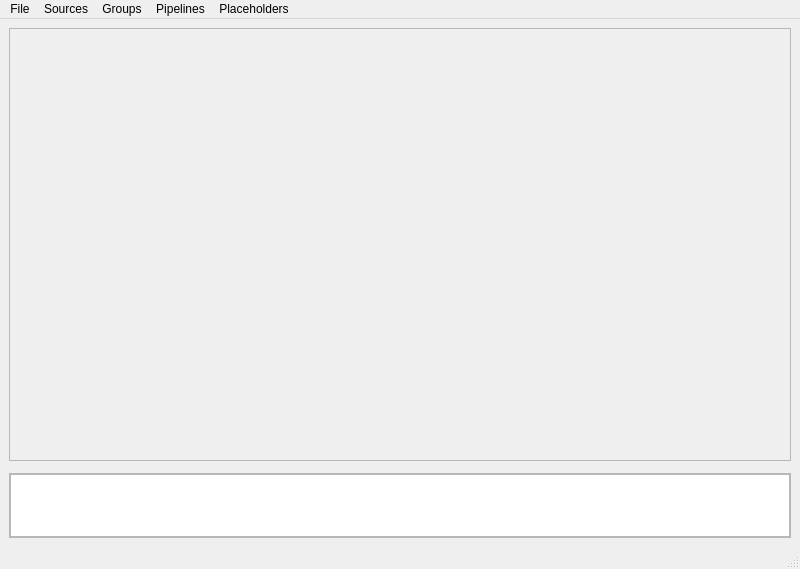
<?xml version="1.0" encoding="UTF-8"?>
<ui version="4.0">
 <class>WelfareRecorder</class>
 <widget class="QMainWindow" name="WelfareRecorder">
  <property name="geometry">
   <rect>
    <x>0</x>
    <y>0</y>
    <width>800</width>
    <height>569</height>
   </rect>
  </property>
  <property name="windowTitle">
   <string>Welfar3Recorder</string>
  </property>
  <property name="dockOptions">
   <set>QMainWindow::AllowNestedDocks|QMainWindow::AllowTabbedDocks|QMainWindow::AnimatedDocks</set>
  </property>
  <property name="unifiedTitleAndToolBarOnMac">
   <bool>false</bool>
  </property>
  <widget class="QWidget" name="centralwidget">
   <layout class="QVBoxLayout" name="verticalLayout">
    <item>
     <widget class="QFrame" name="frm_dock_window">
      <property name="frameShape">
       <enum>QFrame::StyledPanel</enum>
      </property>
      <property name="frameShadow">
       <enum>QFrame::Raised</enum>
      </property>
     </widget>
    </item>
    <item>
     <widget class="QFrame" name="frm_recordings">
      <property name="sizePolicy">
       <sizepolicy hsizetype="Preferred" vsizetype="Maximum">
        <horstretch>0</horstretch>
        <verstretch>0</verstretch>
       </sizepolicy>
      </property>
      <property name="frameShape">
       <enum>QFrame::NoFrame</enum>
      </property>
      <property name="frameShadow">
       <enum>QFrame::Raised</enum>
      </property>
      <layout class="QVBoxLayout" name="verticalLayout_3">
       <property name="spacing">
        <number>2</number>
       </property>
       <property name="leftMargin">
        <number>0</number>
       </property>
       <property name="topMargin">
        <number>0</number>
       </property>
       <property name="rightMargin">
        <number>0</number>
       </property>
       <property name="bottomMargin">
        <number>0</number>
       </property>
      </layout>
     </widget>
    </item>
    <item>
     <widget class="QFrame" name="frm_footer">
      <property name="sizePolicy">
       <sizepolicy hsizetype="Preferred" vsizetype="Fixed">
        <horstretch>0</horstretch>
        <verstretch>0</verstretch>
       </sizepolicy>
      </property>
      <property name="minimumSize">
       <size>
        <width>0</width>
        <height>65</height>
       </size>
      </property>
      <property name="maximumSize">
       <size>
        <width>16777215</width>
        <height>65</height>
       </size>
      </property>
      <property name="styleSheet">
       <string notr="true"/>
      </property>
      <property name="frameShape">
       <enum>QFrame::StyledPanel</enum>
      </property>
      <property name="frameShadow">
       <enum>QFrame::Raised</enum>
      </property>
      <layout class="QHBoxLayout" name="horizontalLayout_4">
       <property name="leftMargin">
        <number>0</number>
       </property>
       <property name="topMargin">
        <number>0</number>
       </property>
       <property name="rightMargin">
        <number>0</number>
       </property>
       <property name="bottomMargin">
        <number>0</number>
       </property>
       <item>
        <widget class="QPlainTextEdit" name="txt_log">
         <property name="horizontalScrollBarPolicy">
          <enum>Qt::ScrollBarAlwaysOff</enum>
         </property>
         <property name="undoRedoEnabled">
          <bool>false</bool>
         </property>
         <property name="textInteractionFlags">
          <set>Qt::NoTextInteraction</set>
         </property>
        </widget>
       </item>
      </layout>
     </widget>
    </item>
   </layout>
  </widget>
  <widget class="QMenuBar" name="menubar">
   <property name="geometry">
    <rect>
     <x>0</x>
     <y>0</y>
     <width>800</width>
     <height>22</height>
    </rect>
   </property>
   <widget class="QMenu" name="menuFile">
    <property name="title">
     <string>File</string>
    </property>
    <addaction name="action_load_project"/>
    <addaction name="action_save_project"/>
    <addaction name="action_save_project_as"/>
    <addaction name="action_enable_superuser_mode"/>
   </widget>
   <widget class="QMenu" name="menuCameras">
    <property name="title">
     <string>Sources</string>
    </property>
    <addaction name="action_list_sources"/>
    <addaction name="action_add_source"/>
   </widget>
   <widget class="QMenu" name="menuProcessing">
    <property name="title">
     <string>Pipelines</string>
    </property>
    <addaction name="action_list_pipelines"/>
    <addaction name="action_add_pipeline"/>
   </widget>
   <widget class="QMenu" name="menuVariables">
    <property name="title">
     <string>Placeholders</string>
    </property>
    <addaction name="action_configure_placeholders"/>
    <addaction name="action_add_placeholder"/>
   </widget>
   <widget class="QMenu" name="menuGroups">
    <property name="title">
     <string>Groups</string>
    </property>
    <addaction name="action_list_groups"/>
    <addaction name="action_add_group"/>
   </widget>
   <addaction name="menuFile"/>
   <addaction name="menuCameras"/>
   <addaction name="menuGroups"/>
   <addaction name="menuProcessing"/>
   <addaction name="menuVariables"/>
  </widget>
  <widget class="QStatusBar" name="statusbar"/>
  <action name="action_configure_recordings">
   <property name="text">
    <string>Configure Recording</string>
   </property>
  </action>
  <action name="action_add_pipeline">
   <property name="text">
    <string>Add Processing Pipeline</string>
   </property>
  </action>
  <action name="action_load_project">
   <property name="text">
    <string>Load Project...</string>
   </property>
  </action>
  <action name="action_save_project">
   <property name="text">
    <string>Save Project</string>
   </property>
  </action>
  <action name="action_save_project_as">
   <property name="text">
    <string>Save Project As...</string>
   </property>
  </action>
  <action name="action_add_source">
   <property name="text">
    <string>Add Source</string>
   </property>
  </action>
  <action name="action_list_sources">
   <property name="text">
    <string>Sources...</string>
   </property>
  </action>
  <action name="action_add_group">
   <property name="text">
    <string>Add Group</string>
   </property>
  </action>
  <action name="action_list_groups">
   <property name="text">
    <string>Groups...</string>
   </property>
  </action>
  <action name="action_add_placeholder">
   <property name="text">
    <string>Add Placeholder</string>
   </property>
  </action>
  <action name="action_configure_placeholders">
   <property name="text">
    <string>Placeholders...</string>
   </property>
  </action>
  <action name="action_list_pipelines">
   <property name="text">
    <string>Processing Pipelines...</string>
   </property>
  </action>
  <action name="action_enable_superuser_mode">
   <property name="text">
    <string>Enable Superuser Mode</string>
   </property>
  </action>
 </widget>
 <resources/>
 <connections/>
</ui>
